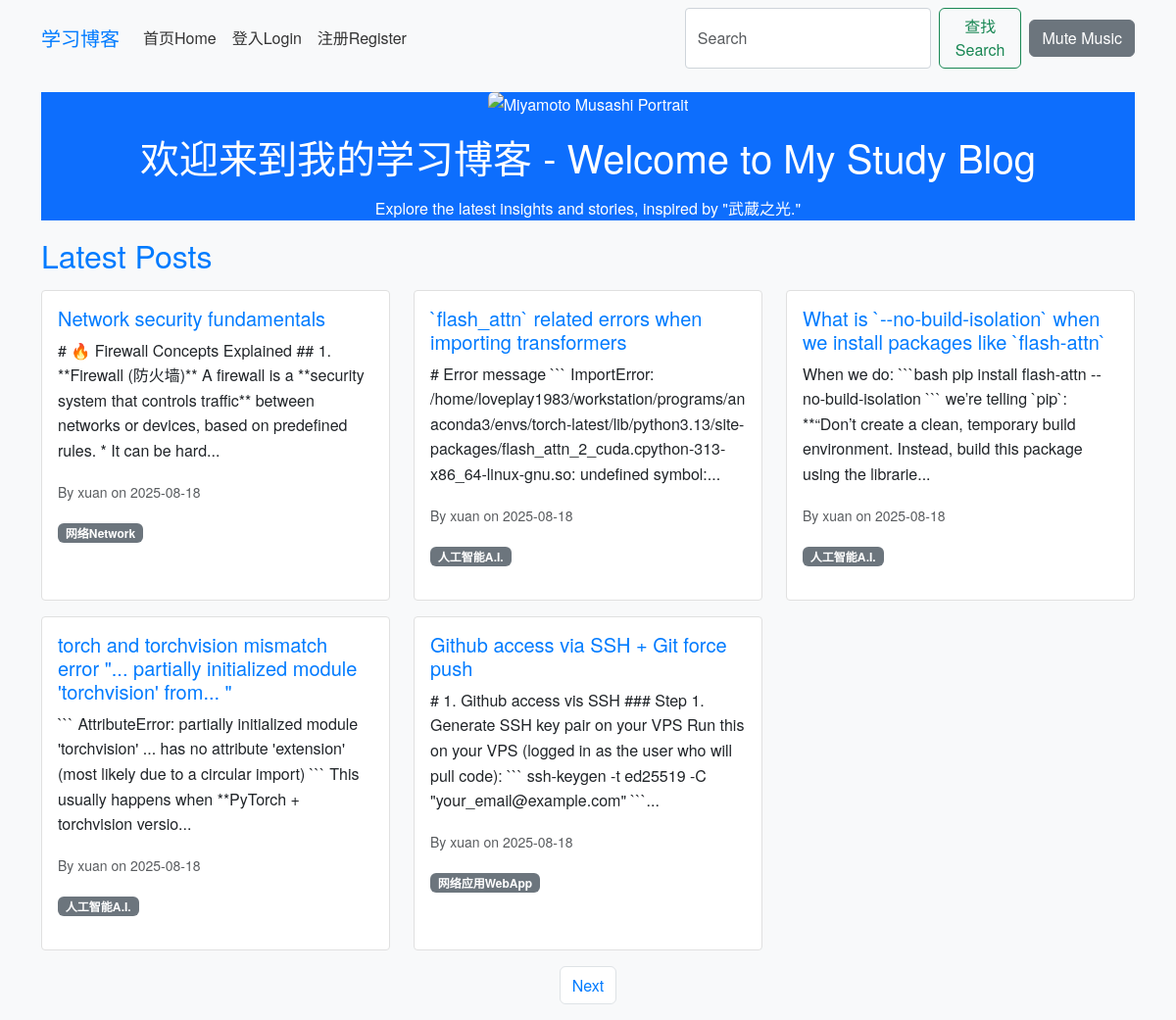
The page /index on the database as committed earlier.
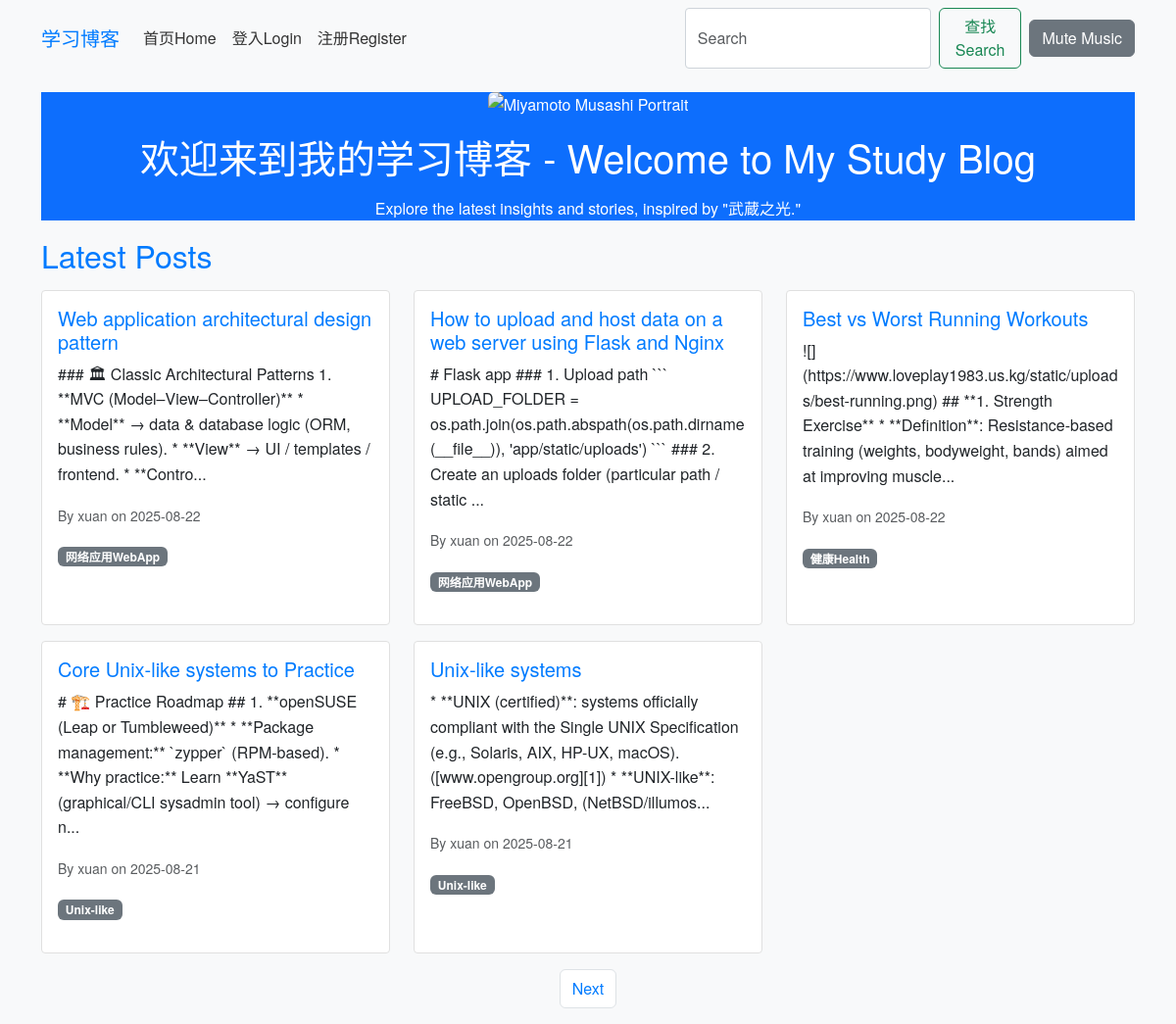
The same page on the database as committed later.
### app/models.py (models this page shows, shortened)
class Post(db.Model):
    id = db.Column(db.Integer, primary_key=True)
    title = db.Column(db.String(100), nullable=False)
    body = db.Column(db.Text, nullable=False)
    timestamp = db.Column(db.DateTime, index=True, default=datetime.utcnow)
    user_id = db.Column(db.Integer, db.ForeignKey('user.id'), nullable=False)
    category_id = db.Column(db.Integer, db.ForeignKey('category.id'))
    comments = db.relationship('Comment', backref='post', lazy='dynamic')

class User(db.Model, UserMixin):
    id = db.Column(db.Integer, primary_key=True)
    username = db.Column(db.String(64), index=True, unique=True)
    email = db.Column(db.String(120), index=True, unique=True)
    password_hash = db.Column(db.String(128))
    posts = db.relationship('Post', backref='author', lazy='dynamic')
    comments = db.relationship('Comment', backref='author', lazy='dynamic')
    about_me = db.Column(db.String(140))
    last_seen = db.Column(db.DateTime, default=datetime.utcnow)
    about_me = db.Column(db.Text)  # Changed from String(140) to Text for richer content
    avatar = db.Column(db.String(128))  # New field for avatar filename

class Category(db.Model):
    id = db.Column(db.Integer, primary_key=True)
    name = db.Column(db.String(50), unique=True)
    posts = db.relationship('Post', backref='category', lazy='dynamic')

### app/routes.py (the view)
@bp.route('/')
@bp.route('/index', methods=['GET'])
def index():
    page = request.args.get('page', 1, type=int)
    posts = Post.query.order_by(Post.timestamp.desc()).paginate(page=page, per_page=5, error_out=False)
    next_url = url_for('main.index', page=posts.next_num) if posts.has_next else None
    prev_url = url_for('main.index', page=posts.prev_num) if posts.has_prev else None
    return render_template('index.html', posts=posts.items, next_url=next_url, prev_url=prev_url)

### app/templates/index.html (shortened to what this page needs)
{% extends 'base.html' %}
{% block content %}
<div class="jumbotron text-center bg-primary text-white" style="opacity: 1; background-color: #0d6efd !important;">
    <img src="{{ url_for('static', filename='images/miyamotto.png') }}" alt="Miyamoto Musashi Portrait" class="img-fluid rounded mb-3" style="max-height: 300px;">
    <h1 style="color: #fff !important; opacity: 1;">欢迎来到我的学习博客 - Welcome to My Study Blog</h1>
    <p style="color: #fff !important; opacity: 1;">Explore the latest insights and stories, inspired by "武蔵之光."</p>
</div>
<h2>Latest Posts</h2>
<div class="row">
    {% for post in posts %}
    <div class="col-md-4 mb-3">
        <div class="card h-100">
            <div class="card-body">
                <h5 class="card-title"><a href="{{ url_for('main.post', post_id=post.id) }}">{{ post.title }}</a></h5>
                <p class="card-text">{{ post.body[:200] }}...</p>
                <p class="card-text"><small class="text-muted">By {{ post.author.username }} on {{ post.timestamp.strftime('%Y-%m-%d') }}</small></p>
                {% if post.category %}<span class="badge bg-secondary">{{ post.category.name }}</span>{% endif %}
            </div>
        </div>
    </div>
    {% endfor %}
</div>
<nav>
    <ul class="pagination justify-content-center">
        {% if next_url %}<li class="page-item"><a class="page-link" href="{{ next_url }}">Next</a></li>{% endif %}
    </ul>
</nav>
{% endblock %}

Rows that differ between the two databases and show on the page:
no longer on this page (row unchanged): Post: title "Network security fundamentals", body "# 🔥 Firewall Concepts Explained ## 1. **Firewall (防火墙)** A firewall is a **security system that controls traffic** between networks or devices, based on predefined rules. * It can be hard", author.username "xuan", timestamp "2025-08-18", category.name "网络Network"
no longer on this page (row unchanged): Post: title "`flash_attn` related errors when importing transformers", body "# Error message ``` ImportError: /home/loveplay1983/workstation/programs/anaconda3/envs/torch-latest/lib/python3.13/site-packages/flash_attn_2_cuda.cpython-313-x86_64-linux-gnu.so: undefined symbol:", author.username "xuan", timestamp "2025-08-18", category.name "人工智能A.I."
no longer on this page (row unchanged): Post: title "What is `--no-build-isolation` when we install packages like `flash-attn`", body "When we do: ```bash pip install flash-attn --no-build-isolation ``` we’re telling `pip`: **“Don’t create a clean, temporary build environment. Instead, build this package using the librarie", author.username "xuan", timestamp "2025-08-18", category.name "人工智能A.I."
no longer on this page (row unchanged): Post: title "torch and torchvision mismatch error \"... partially initialized module 'torchvision' from... \"", body "``` AttributeError: partially initialized module 'torchvision' ... has no attribute 'extension' (most likely due to a circular import) ``` This usually happens when **PyTorch + torchvision versio", author.username "xuan", timestamp "2025-08-18", category.name "人工智能A.I."
no longer on this page (row unchanged): Post: title "Github access via SSH + Git force push", body "# 1. Github access vis SSH ### Step 1. Generate SSH key pair on your VPS Run this on your VPS (logged in as the user who will pull code): ``` ssh-keygen -t ed25519 -C \"your_email@example.com\" ```", author.username "xuan", timestamp "2025-08-18", category.name "网络应用WebApp"
added Post: title "Web application architectural design pattern", body "### 🏛 Classic Architectural Patterns 1. **MVC (Model–View–Controller)** * **Model** → data & database logic (ORM, business rules). * **View** → UI / templates / frontend. * **Contro", author.username "xuan", timestamp "2025-08-22", category.name "网络应用WebApp"
added Post: title "How to upload and host data on a web server using Flask and Nginx", body "# Flask app ### 1. Upload path ``` UPLOAD_FOLDER = os.path.join(os.path.abspath(os.path.dirname(__file__)), 'app/static/uploads') ``` ### 2. Create an uploads folder (particular path / static", author.username "xuan", timestamp "2025-08-22", category.name "网络应用WebApp"
added Post: title "Best vs Worst Running Workouts", body "![](https://www.loveplay1983.us.kg/static/uploads/best-running.png) ## **1. Strength Exercise** * **Definition**: Resistance-based training (weights, bodyweight, bands) aimed at improving muscle", author.username "xuan", timestamp "2025-08-22", category.name "健康Health"
added Post: title "Core Unix-like systems to Practice", body "# 🏗️ Practice Roadmap ## 1. **openSUSE (Leap or Tumbleweed)** * **Package management:** `zypper` (RPM-based). * **Why practice:** Learn **YaST** (graphical/CLI sysadmin tool) → configure n", author.username "xuan", timestamp "2025-08-21", category.name "Unix-like"
added Post: title "Unix-like systems", body "* **UNIX (certified)**: systems officially compliant with the Single UNIX Specification (e.g., Solaris, AIX, HP-UX, macOS). ([www.opengroup.org][1]) * **UNIX-like**: FreeBSD, OpenBSD, (NetBSD/illumos", author.username "xuan", timestamp "2025-08-21", category.name "Unix-like"
